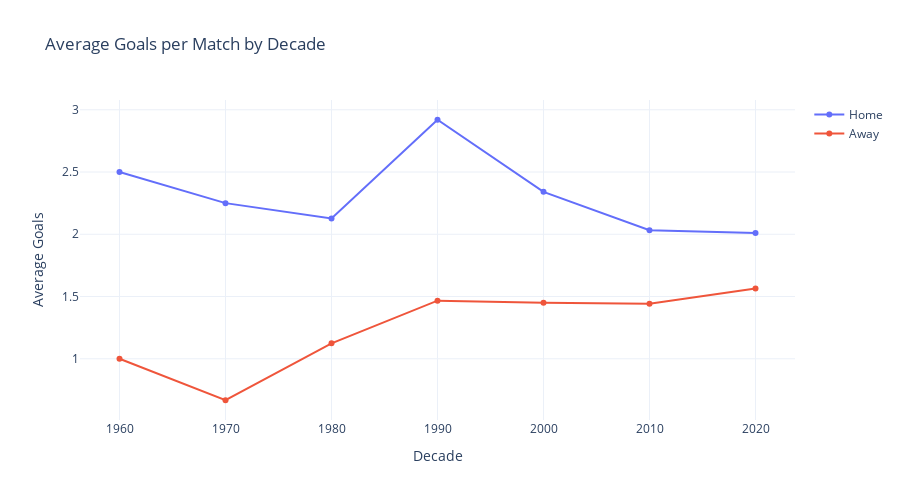

The notebook cell this image was saved under:
### Code cell
# group by decade and cal mean
df_score = df_results.groupby((df_results['year'] // 10) * 10)[['home_score', 'away_score']].mean()
df_score.index.name = 'decade'

fig = go.Figure()

# home score
fig.add_trace(go.Scatter(
    x=df_score.index,
    y=df_score['home_score'],
    name='Home',
    mode='lines+markers',
    hovertemplate='Decade: <b>%{x}</b> <br> Home Avg: <b>%{y:.2f}</b> <extra></extra>'
))

# away score
fig.add_trace(go.Scatter(
    x=df_score.index,
    y=df_score['away_score'],
    name="Away",
    mode='lines+markers',
    hovertemplate='Decade: <b>%{x}</b> <br> Away Avg: <b>%{y:.2f}</b> <extra></extra>'
))

fig.update_layout(
    title='Average Goals per Match by Decade',
    xaxis_title='Decade',
    yaxis_title='Average Goals',
    template='plotly_white',
    width=900,
    height=500
)

fig.show()

### Figure 1 — Plotly figure (JSON) as saved in the notebook; plotly's stock layout.template omitted (floating-point values rounded to 4 significant figures)
{"data": [{"hovertemplate": "Decade: <b>%{x}</b> <br> Home Avg: <b>%{y:.2f}</b> <extra></extra>", "mode": "lines+markers", "name": "Home", "type": "scatter", "x": [1960, 1970, 1980, 1990, 2000, 2010, 2020], "y": [2.5, 2.25, 2.127, 2.92, 2.341, 2.032, 2.009]}, {"hovertemplate": "Decade: <b>%{x}</b> <br> Away Avg: <b>%{y:.2f}</b> <extra></extra>", "mode": "lines+markers", "name": "Away", "type": "scatter", "x": [1960, 1970, 1980, 1990, 2000, 2010, 2020], "y": [1, 0.6667, 1.124, 1.467, 1.449, 1.441, 1.565]}], "layout": {"height": 500, "title": {"text": "Average Goals per Match by Decade"}, "width": 900, "xaxis": {"title": {"text": "Decade"}}, "yaxis": {"title": {"text": "Average Goals"}}}}
